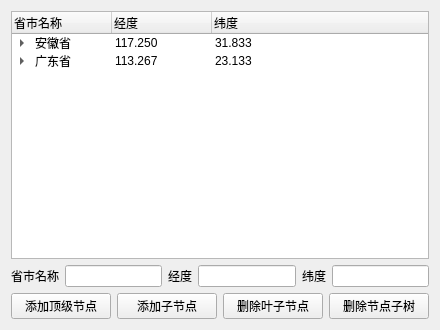
<?xml version="1.0" encoding="UTF-8"?>
<ui version="4.0">
 <class>Widget</class>
 <widget class="QWidget" name="Widget">
  <property name="geometry">
   <rect>
    <x>0</x>
    <y>0</y>
    <width>440</width>
    <height>330</height>
   </rect>
  </property>
  <property name="windowTitle">
   <string>Widget</string>
  </property>
  <layout class="QVBoxLayout" name="verticalLayout">
   <item>
    <widget class="QTreeWidget" name="treeWidget">
     <property name="columnCount">
      <number>3</number>
     </property>
     <column>
      <property name="text">
       <string>省市名称</string>
      </property>
     </column>
     <column>
      <property name="text">
       <string>经度</string>
      </property>
     </column>
     <column>
      <property name="text">
       <string>纬度</string>
      </property>
     </column>
     <item>
      <property name="text">
       <string>安徽省</string>
      </property>
      <property name="text">
       <string>117.250</string>
      </property>
      <property name="text">
       <string>31.833</string>
      </property>
      <item>
       <property name="text">
        <string>合肥市</string>
       </property>
       <property name="text">
        <string>117.250</string>
       </property>
       <property name="text">
        <string>31.833</string>
       </property>
      </item>
      <item>
       <property name="text">
        <string>安庆市</string>
       </property>
       <property name="text">
        <string>117.050</string>
       </property>
       <property name="text">
        <string>30.533</string>
       </property>
      </item>
     </item>
     <item>
      <property name="text">
       <string>广东省</string>
      </property>
      <property name="text">
       <string>113.267</string>
      </property>
      <property name="text">
       <string>23.133</string>
      </property>
      <item>
       <property name="text">
        <string>广州市</string>
       </property>
       <property name="text">
        <string>113.267</string>
       </property>
       <property name="text">
        <string>23.133</string>
       </property>
      </item>
      <item>
       <property name="text">
        <string>深圳市</string>
       </property>
       <property name="text">
        <string>114.050</string>
       </property>
       <property name="text">
        <string>22.550</string>
       </property>
      </item>
     </item>
    </widget>
   </item>
   <item>
    <layout class="QHBoxLayout" name="horizontalLayout">
     <item>
      <widget class="QLabel" name="label">
       <property name="text">
        <string>省市名称</string>
       </property>
      </widget>
     </item>
     <item>
      <widget class="QLineEdit" name="lineEditName"/>
     </item>
     <item>
      <widget class="QLabel" name="label_2">
       <property name="text">
        <string>经度</string>
       </property>
      </widget>
     </item>
     <item>
      <widget class="QLineEdit" name="lineEditLon"/>
     </item>
     <item>
      <widget class="QLabel" name="label_3">
       <property name="text">
        <string>纬度</string>
       </property>
      </widget>
     </item>
     <item>
      <widget class="QLineEdit" name="lineEditLat"/>
     </item>
    </layout>
   </item>
   <item>
    <layout class="QHBoxLayout" name="horizontalLayout_2">
     <item>
      <widget class="QPushButton" name="btnAddTop">
       <property name="text">
        <string>添加顶级节点</string>
       </property>
      </widget>
     </item>
     <item>
      <widget class="QPushButton" name="btnAddChild">
       <property name="text">
        <string>添加子节点</string>
       </property>
      </widget>
     </item>
     <item>
      <widget class="QPushButton" name="btnDelLeaf">
       <property name="text">
        <string>删除叶子节点</string>
       </property>
      </widget>
     </item>
     <item>
      <widget class="QPushButton" name="btnDelSubtree">
       <property name="text">
        <string>删除节点子树</string>
       </property>
      </widget>
     </item>
    </layout>
   </item>
  </layout>
 </widget>
 <resources/>
 <connections/>
</ui>
